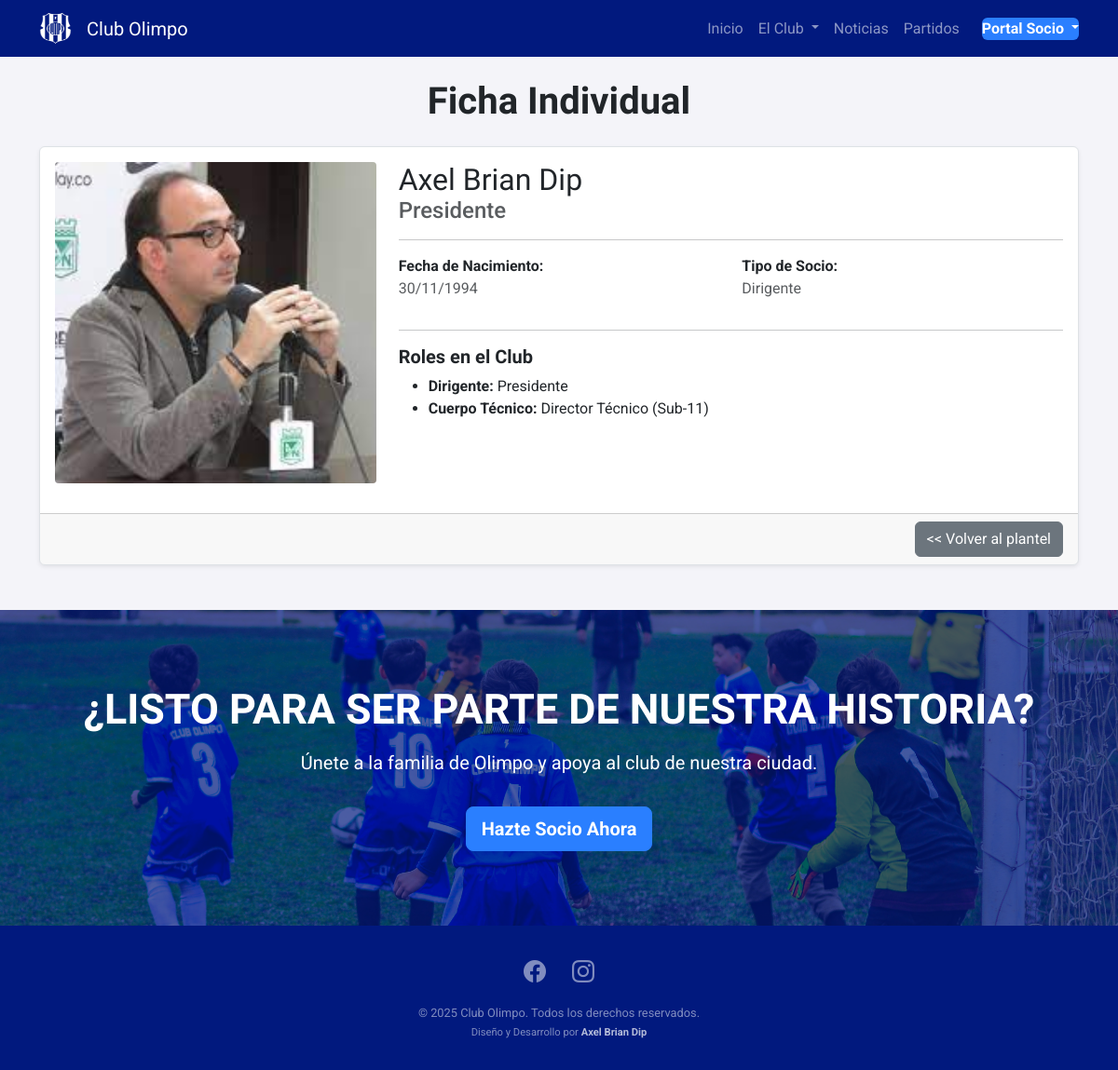
Screenshot of /members/plantel/3/ with the database file from the repository.
### members/models.py (models this page shows, shortened)
class Profile(models.Model):
    user = models.OneToOneField(User, on_delete=models.CASCADE)
    member_id = models.PositiveIntegerField(
        "Número de Socio",
        unique=True,
        default=get_next_member_id,
        editable=False # Hacemos que no se pueda editar desde el admin
    )
    date_of_birth = models.DateField("Fecha de Nacimiento", null=True, blank=True)
    dni = models.CharField("DNI", max_length=20, blank=True)
    address = models.CharField("Dirección", max_length=255, blank=True)
    phone_number = models.CharField("Teléfono", max_length=50, blank=True)
    profile_photo = models.ImageField("Foto de Perfil", upload_to='profile_photos/', blank=True, null=True)
    extra_photo_1 = models.ImageField("Foto Extra 1 (opcional)", upload_to='extra_photos/', blank=True, null=True)
    extra_photo_2 = models.ImageField("Foto Extra 2 (opcional)", upload_to='extra_photos/', blank=True, null=True)
    dni_photo_front = models.ImageField("Foto DNI (Frente)", upload_to='dni_photos/', blank=True, null=True)
    dni_photo_back = models.ImageField("Foto DNI (Dorso)", upload_to='dni_photos/', blank=True, null=True)
    member_type = models.ForeignKey(MemberType, on_delete=models.SET_NULL, null=True, blank=True, verbose_name="Tipo de Socio")
    is_on_roster = models.BooleanField("En Lista Oficial (para jugadores)", default=False)
    is_exempt = models.BooleanField("Cuota Bonificada", default=False)

class Role(models.Model):
    class Function(models.TextChoices):
        JUGADOR = 'JUG', 'Jugador'
        STAFF = 'STA', 'Cuerpo Técnico'
        DIRIGENTE = 'DIR', 'Dirigente'
    profile = models.ForeignKey('Profile', on_delete=models.CASCADE, related_name='roles')
    function = models.CharField("Función", max_length=3, choices=Function.choices)
    category = models.ForeignKey(Category, on_delete=models.SET_NULL, null=True, blank=True, verbose_name="Categoría (si aplica)")
    specific_position = models.CharField("Cargo Específico", max_length=100, help_text="Ej: Delantero, Tesorero, Director Técnico")
    specific_position = models.ForeignKey(
        SpecificPosition,
        on_delete=models.PROTECT,
        verbose_name="Cargo Específico"
    )
    class Meta:
        verbose_name = "Rol"
        verbose_name_plural = "Roles"

class SpecificPosition(models.Model):
    name = models.CharField("Nombre del Cargo", max_length=100, unique=True)
    class Meta:
        verbose_name = "Cargo Específico"
        verbose_name_plural = "Cargos Específicos"
        ordering = ['name']
    def __str__(self):
        return self.name

class MemberType(models.Model):
    name = models.CharField("Nombre del Tipo de Socio", max_length=100, unique=True)
    class Meta:
        verbose_name = "Tipo de Socio"
        verbose_name_plural = "Tipos de Socio"
        ordering = ['name']

class Category(models.Model):
    name = models.CharField("Nombre", max_length=100, unique=True)
    order = models.PositiveIntegerField("Orden", default=0, help_text="Menor número aparece primero")
    class Meta:
        verbose_name = "Categoría"
        verbose_name_plural = "Categorías"
        ordering = ['order', 'name']

### members/views.py (the view)
# urls.py: path('plantel/<int:pk>/', views.player_detail, name='player_detail'),
def player_detail(request, pk):
    profile = get_object_or_404(Profile, pk=pk)
    context = {'profile': profile}
    return render(request, 'members/player_detail.html', context)

### members/templates/members/player_detail.html (shortened to what this page needs)
{% extends 'base.html' %}
{% block content %}
<h1 class="mb-4 text-center">Ficha Individual</h1>
<div class="card shadow-sm">
    <div class="card-body">
        <div class="row">
            <div class="col-lg-4 text-center">
                <div class="player-detail-photo mx-auto mb-3">
                    {% if profile.profile_photo %}
                        <img src="{{ profile.profile_photo.url }}" alt="Foto de {{ profile.user.get_full_name }}">
                    {% else %}
                        <div class="d-flex align-items-center justify-content-center h-100"><small class="text-muted">Sin Foto</small></div>
                    {% endif %}
                </div>
            </div>
            <div class="col-lg-8">
                <h1 class="h2 mb-0">{{ profile.user.get_full_name }}</h1>
                <p class="h4 text-muted">
                    {{ profile.roles.first.specific_position }}
                </p>
                <hr>
                <div class="row">
                    <div class="col-md-6 mb-3">
                        <strong>Fecha de Nacimiento:</strong>
                        <p class="text-muted mb-0">{{ profile.date_of_birth|date:"d/m/Y" }}</p>
                    </div>
                    <div class="col-md-6 mb-3">
                        <strong>Tipo de Socio:</strong>
                        <p class="text-muted mb-0">{{ profile.member_type.name }}</p>
                    </div>
                </div>
                <hr>
                <h5>Roles en el Club</h5>
                <ul>
                {% for role in profile.roles.all %}
                    <li>
                        <strong>{{ role.get_function_display }}:</strong> {{ role.specific_position }}
                        {% if role.category %} ({{ role.category.name }}){% endif %}
                    </li>
                {% endfor %}
                </ul>
            </div>
        </div>
    </div>
    <div class="card-footer text-end">
        <a href="{% url 'player_list' %}" class="btn btn-secondary"><< Volver al plantel</a>
    </div>
</div>
{% endblock %}

### static/css/_variables.css (style rules this page uses)
:root { --primary-color: #01197e; --accent-color: #2a7fff; --light-gray-bg: #f4f4f9; --dark-text-color: #212529; --medium-gray-color: #6c757d; --font-headings: 'Oswald', sans-serif; --font-body: 'Roboto', sans-serif; }

### static/css/_base.css (style rules this page uses)
body { font-family: var(--font-body); background-color: var(--light-gray-bg); color: var(--dark-text-color); }
h1, h2, h3, h4, h5, h6 { font-family: var(--font-headings); font-weight: 700; }

### static/css/_components.css (style rules this page uses)
.card { border-color: #dee2e6; }

### static/css/_players.css (style rules this page uses)
.player-card-img-wrapper, .player-detail-photo { position: relative; width: 100%; overflow: hidden; background-color: var(--light-gray-bg); border-radius: .25rem; padding-top: 100%; }
.player-card-img-wrapper img, .player-detail-photo img { position: absolute; top: 0; left: 0; width: 100%; height: 100%; object-fit: cover; object-position: center; }

### rows the page displays
Profile: profile_photo (picture), user.get_full_name "Axel Brian Dip", roles.first.specific_position "Presidente", date_of_birth "30/11/1994", member_type.name "Dirigente"
Role: function "Dirigente", specific_position "Presidente"
Role: function "Cuerpo Técnico", specific_position "Director Técnico", category.name "Sub-11"
